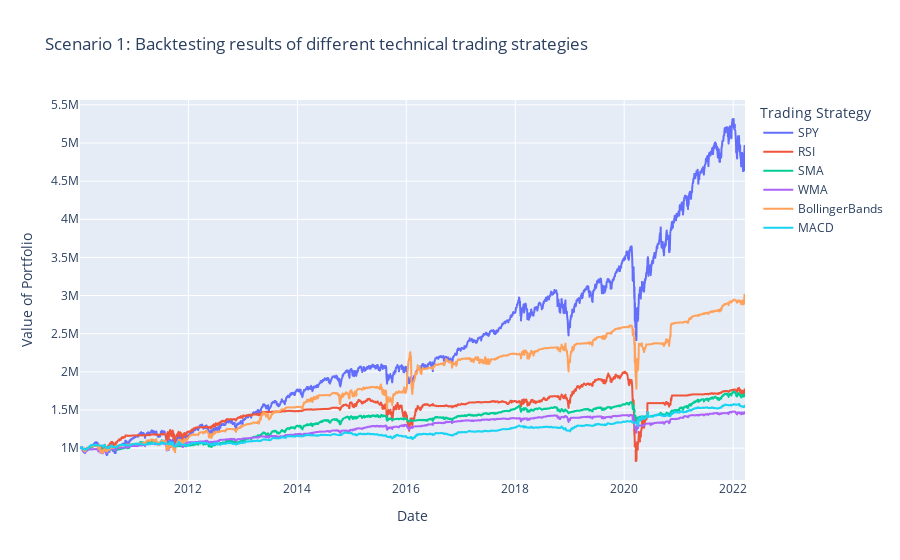

The cell this chart's notebook holds for it:
### Code cell
# Visualizing backtesting results

fig_1 = px.line(scenario_1, x='Date', y=['SPY', 'RSI', 'SMA', 'WMA', 'BollingerBands', 'MACD'], 
    title='Scenario 1: Backtesting results of different technical trading strategies', 
    labels={"variable": "Trading Strategy", "value": "Value of Portfolio"})
fig_1.show()

### Figure 1 — Plotly figure (JSON) as saved in the notebook; plotly's stock layout.template omitted (floating-point values rounded to 4 significant figures; data arrays with more than 128 entries replaced by an {"elided": "..."} marker saying what was removed)
{"data": [{"hovertemplate": "Trading Strategy=SPY<br>Date=%{x}<br>Value of Portfolio=%{y}<extra></extra>", "legendgroup": "SPY", "line": {"color": "#636efa", "dash": "solid"}, "marker": {"symbol": "circle"}, "mode": "lines", "name": "SPY", "showlegend": true, "type": "scattergl", "x": {"elided": "3075 str values"}, "xaxis": "x", "y": {"elided": "3075 float values"}, "yaxis": "y"}, {"hovertemplate": "Trading Strategy=RSI<br>Date=%{x}<br>Value of Portfolio=%{y}<extra></extra>", "legendgroup": "RSI", "line": {"color": "#EF553B", "dash": "solid"}, "marker": {"symbol": "circle"}, "mode": "lines", "name": "RSI", "showlegend": true, "type": "scattergl", "x": {"elided": "3075 str values"}, "xaxis": "x", "y": {"elided": "3075 float values"}, "yaxis": "y"}, {"hovertemplate": "Trading Strategy=SMA<br>Date=%{x}<br>Value of Portfolio=%{y}<extra></extra>", "legendgroup": "SMA", "line": {"color": "#00cc96", "dash": "solid"}, "marker": {"symbol": "circle"}, "mode": "lines", "name": "SMA", "showlegend": true, "type": "scattergl", "x": {"elided": "3075 str values"}, "xaxis": "x", "y": {"elided": "3075 float values"}, "yaxis": "y"}, {"hovertemplate": "Trading Strategy=WMA<br>Date=%{x}<br>Value of Portfolio=%{y}<extra></extra>", "legendgroup": "WMA", "line": {"color": "#ab63fa", "dash": "solid"}, "marker": {"symbol": "circle"}, "mode": "lines", "name": "WMA", "showlegend": true, "type": "scattergl", "x": {"elided": "3075 str values"}, "xaxis": "x", "y": {"elided": "3075 float values"}, "yaxis": "y"}, {"hovertemplate": "Trading Strategy=BollingerBands<br>Date=%{x}<br>Value of Portfolio=%{y}<extra></extra>", "legendgroup": "BollingerBands", "line": {"color": "#FFA15A", "dash": "solid"}, "marker": {"symbol": "circle"}, "mode": "lines", "name": "BollingerBands", "showlegend": true, "type": "scattergl", "x": {"elided": "3075 str values"}, "xaxis": "x", "y": {"elided": "3075 float values"}, "yaxis": "y"}, {"hovertemplate": "Trading Strategy=MACD<br>Date=%{x}<br>Value of Portfolio=%{y}<extra></extra>", "legendgroup": "MACD", "line": {"color": "#19d3f3", "dash": "solid"}, "marker": {"symbol": "circle"}, "mode": "lines", "name": "MACD", "showlegend": true, "type": "scattergl", "x": {"elided": "3075 str values"}, "xaxis": "x", "y": {"elided": "3075 float values"}, "yaxis": "y"}], "layout": {"legend": {"title": {"text": "Trading Strategy"}, "tracegroupgap": 0}, "title": {"text": "Scenario 1: Backtesting results of different technical trading strategies"}, "xaxis": {"anchor": "y", "domain": [0, 1], "title": {"text": "Date"}}, "yaxis": {"anchor": "x", "domain": [0, 1], "title": {"text": "Value of Portfolio"}}}}
